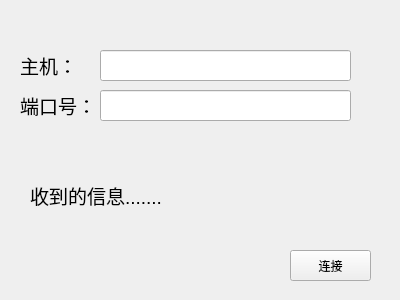
<?xml version="1.0" encoding="UTF-8"?>
<ui version="4.0">
 <class>Widget</class>
 <widget class="QWidget" name="Widget">
  <property name="geometry">
   <rect>
    <x>0</x>
    <y>0</y>
    <width>400</width>
    <height>300</height>
   </rect>
  </property>
  <property name="windowTitle">
   <string>Widget</string>
  </property>
  <widget class="QLabel" name="label">
   <property name="geometry">
    <rect>
     <x>20</x>
     <y>50</y>
     <width>71</width>
     <height>31</height>
    </rect>
   </property>
   <property name="text">
    <string>&lt;!DOCTYPE HTML PUBLIC &quot;-//W3C//DTD HTML 4.0//EN&quot; &quot;http://www.w3.org/TR/REC-html40/strict.dtd&quot;&gt;
&lt;html&gt;&lt;head&gt;&lt;meta name=&quot;qrichtext&quot; content=&quot;1&quot; /&gt;&lt;style type=&quot;text/css&quot;&gt;
p, li { white-space: pre-wrap; }
&lt;/style&gt;&lt;/head&gt;&lt;body style=&quot; font-family:'SimSun'; font-size:9pt; font-weight:400; font-style:normal;&quot;&gt;
&lt;p style=&quot; margin-top:0px; margin-bottom:0px; margin-left:0px; margin-right:0px; -qt-block-indent:0; text-indent:0px;&quot;&gt;&lt;span style=&quot; font-size:14pt;&quot;&gt;主机：&lt;/span&gt;&lt;/p&gt;&lt;/body&gt;&lt;/html&gt;</string>
   </property>
  </widget>
  <widget class="QLabel" name="label_2">
   <property name="geometry">
    <rect>
     <x>20</x>
     <y>90</y>
     <width>71</width>
     <height>31</height>
    </rect>
   </property>
   <property name="text">
    <string>&lt;html&gt;&lt;head/&gt;&lt;body&gt;&lt;p&gt;&lt;span style=&quot; font-size:14pt;&quot;&gt;端口号：&lt;/span&gt;&lt;/p&gt;&lt;/body&gt;&lt;/html&gt;</string>
   </property>
  </widget>
  <widget class="QLabel" name="messageLabel">
   <property name="geometry">
    <rect>
     <x>30</x>
     <y>180</y>
     <width>141</width>
     <height>31</height>
    </rect>
   </property>
   <property name="text">
    <string>&lt;html&gt;&lt;head/&gt;&lt;body&gt;&lt;p&gt;&lt;span style=&quot; font-size:14pt;&quot;&gt;收到的信息.......&lt;/span&gt;&lt;/p&gt;&lt;/body&gt;&lt;/html&gt;</string>
   </property>
  </widget>
  <widget class="QPushButton" name="pushButton">
   <property name="geometry">
    <rect>
     <x>290</x>
     <y>250</y>
     <width>81</width>
     <height>31</height>
    </rect>
   </property>
   <property name="text">
    <string>连接</string>
   </property>
  </widget>
  <widget class="QLineEdit" name="hostLineEdit">
   <property name="geometry">
    <rect>
     <x>100</x>
     <y>50</y>
     <width>251</width>
     <height>31</height>
    </rect>
   </property>
  </widget>
  <widget class="QLineEdit" name="portLineEdit">
   <property name="geometry">
    <rect>
     <x>100</x>
     <y>90</y>
     <width>251</width>
     <height>31</height>
    </rect>
   </property>
  </widget>
 </widget>
 <layoutdefault spacing="6" margin="11"/>
 <resources/>
 <connections/>
</ui>
